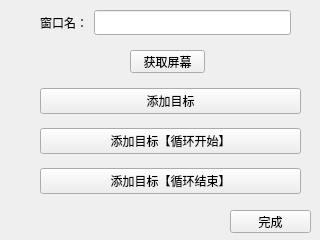
<?xml version="1.0" encoding="UTF-8"?>
<ui version="4.0">
 <class>CreateNewFile</class>
 <widget class="QWidget" name="CreateNewFile">
  <property name="geometry">
   <rect>
    <x>0</x>
    <y>0</y>
    <width>320</width>
    <height>240</height>
   </rect>
  </property>
  <property name="minimumSize">
   <size>
    <width>320</width>
    <height>240</height>
   </size>
  </property>
  <property name="maximumSize">
   <size>
    <width>320</width>
    <height>240</height>
   </size>
  </property>
  <property name="font">
   <font>
    <family>微软雅黑</family>
   </font>
  </property>
  <property name="windowTitle">
   <string>Form</string>
  </property>
  <widget class="QWidget" name="layoutWidget">
   <property name="geometry">
    <rect>
     <x>40</x>
     <y>80</y>
     <width>261</width>
     <height>122</height>
    </rect>
   </property>
   <layout class="QHBoxLayout" name="horizontalLayout_3">
    <item>
     <layout class="QVBoxLayout" name="verticalLayout_4">
      <item>
       <widget class="QPushButton" name="pushButton_1">
        <property name="text">
         <string>添加目标</string>
        </property>
       </widget>
      </item>
      <item>
       <widget class="QPushButton" name="pushButton_2">
        <property name="text">
         <string>添加目标【循环开始】</string>
        </property>
       </widget>
      </item>
      <item>
       <widget class="QPushButton" name="pushButton_3">
        <property name="text">
         <string>添加目标【循环结束】</string>
        </property>
       </widget>
      </item>
     </layout>
    </item>
   </layout>
  </widget>
  <widget class="QPushButton" name="pushButton_4">
   <property name="geometry">
    <rect>
     <x>230</x>
     <y>210</y>
     <width>81</width>
     <height>23</height>
    </rect>
   </property>
   <property name="text">
    <string>完成</string>
   </property>
  </widget>
  <widget class="QPushButton" name="pushButton">
   <property name="geometry">
    <rect>
     <x>130</x>
     <y>50</y>
     <width>75</width>
     <height>23</height>
    </rect>
   </property>
   <property name="text">
    <string>获取屏幕</string>
   </property>
  </widget>
  <widget class="QWidget" name="layoutWidget">
   <property name="geometry">
    <rect>
     <x>40</x>
     <y>10</y>
     <width>251</width>
     <height>25</height>
    </rect>
   </property>
   <layout class="QHBoxLayout" name="horizontalLayout">
    <item>
     <widget class="QLabel" name="label">
      <property name="text">
       <string>窗口名：</string>
      </property>
     </widget>
    </item>
    <item>
     <widget class="QLineEdit" name="lineEdit"/>
    </item>
   </layout>
  </widget>
 </widget>
 <resources/>
 <connections>
  <connection>
   <sender>pushButton_2</sender>
   <signal>clicked()</signal>
   <receiver>CreateNewFile</receiver>
   <slot>btn_clicked_2()</slot>
   <hints>
    <hint type="sourcelabel">
     <x>263</x>
     <y>137</y>
    </hint>
    <hint type="destinationlabel">
     <x>259</x>
     <y>125</y>
    </hint>
   </hints>
  </connection>
  <connection>
   <sender>pushButton_1</sender>
   <signal>clicked()</signal>
   <receiver>CreateNewFile</receiver>
   <slot>btn_clicked_1()</slot>
   <hints>
    <hint type="sourcelabel">
     <x>269</x>
     <y>89</y>
    </hint>
    <hint type="destinationlabel">
     <x>262</x>
     <y>93</y>
    </hint>
   </hints>
  </connection>
  <connection>
   <sender>lineEdit</sender>
   <signal>textChanged(QString)</signal>
   <receiver>CreateNewFile</receiver>
   <slot>get_windowname()</slot>
   <hints>
    <hint type="sourcelabel">
     <x>169</x>
     <y>30</y>
    </hint>
    <hint type="destinationlabel">
     <x>172</x>
     <y>17</y>
    </hint>
   </hints>
  </connection>
  <connection>
   <sender>pushButton</sender>
   <signal>clicked()</signal>
   <receiver>CreateNewFile</receiver>
   <slot>grab_window()</slot>
   <hints>
    <hint type="sourcelabel">
     <x>175</x>
     <y>54</y>
    </hint>
    <hint type="destinationlabel">
     <x>121</x>
     <y>59</y>
    </hint>
   </hints>
  </connection>
  <connection>
   <sender>pushButton_4</sender>
   <signal>clicked()</signal>
   <receiver>CreateNewFile</receiver>
   <slot>btn_clicked_4()</slot>
   <hints>
    <hint type="sourcelabel">
     <x>267</x>
     <y>220</y>
    </hint>
    <hint type="destinationlabel">
     <x>252</x>
     <y>221</y>
    </hint>
   </hints>
  </connection>
  <connection>
   <sender>pushButton_3</sender>
   <signal>clicked()</signal>
   <receiver>CreateNewFile</receiver>
   <slot>btn_clicked_3()</slot>
   <hints>
    <hint type="sourcelabel">
     <x>139</x>
     <y>175</y>
    </hint>
    <hint type="destinationlabel">
     <x>97</x>
     <y>206</y>
    </hint>
   </hints>
  </connection>
 </connections>
 <slots>
  <signal>signal1()</signal>
  <slot>btn_clicked_2()</slot>
  <slot>get_windowname()</slot>
  <slot>btn_clicked_1()</slot>
  <slot>grab_window()</slot>
  <slot>btn_clicked_3()</slot>
  <slot>btn_clicked_4()</slot>
  <slot>btn_clicked_5()</slot>
 </slots>
</ui>
